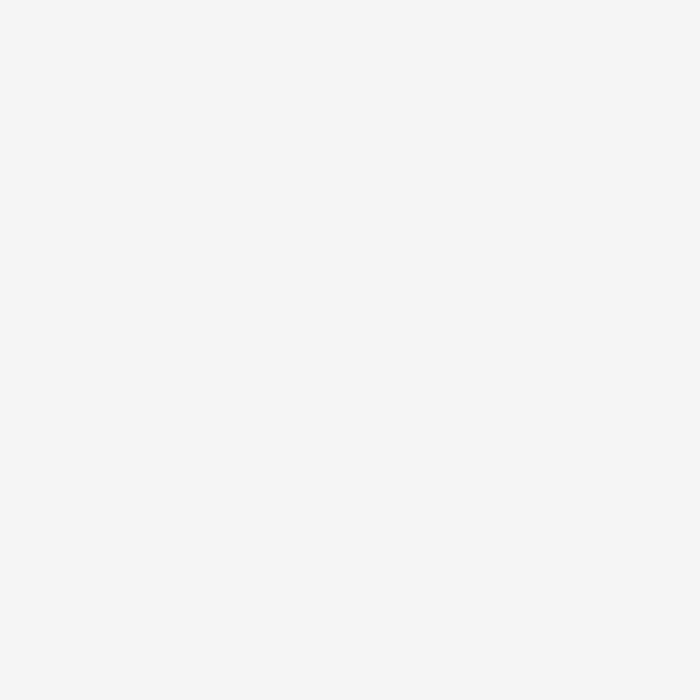
Frame 1 (no input)
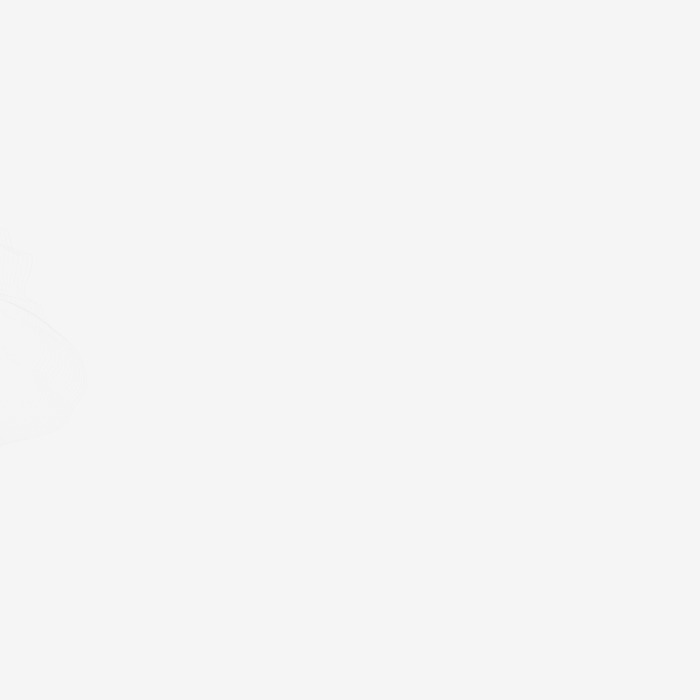
Frame 60 (no input)
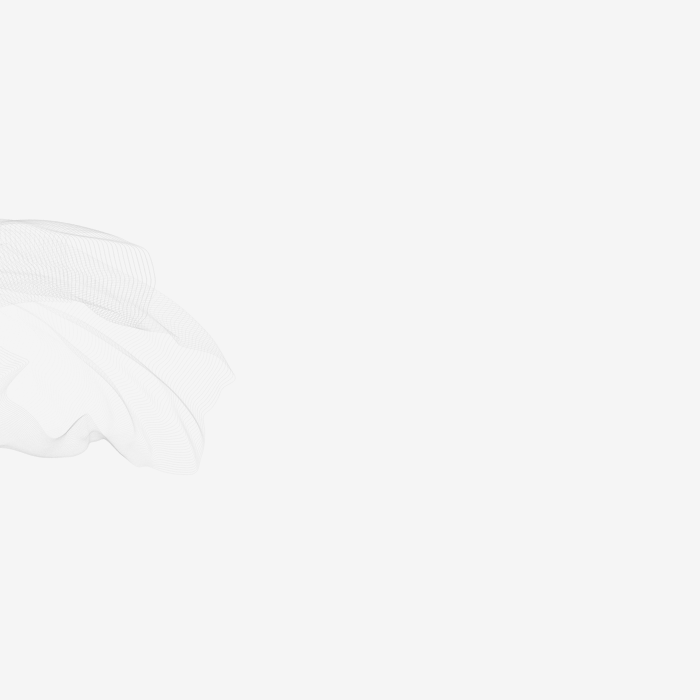
Frame 120 (the mouse pressed at the canvas centre since frame 60)

The p5.js sketch that drew these frames (run headless with seeded random() and noise() and a simulated clock; from frame 60 on, the mouse is pressed at the canvas centre):

// p5.js sketch
// ── sketch.js
var blob = [];
var t = 0;

function setup() {
  createCanvas(700, 700);
  background(245);
  colorMode(HSB, 100);
  for (var i = 0; i < 1; i++) {
    blob[i] = {
      c: 0.001,
      //blobColor: lerpColor(color(random(10, 100), 64, 66, 12), color(random(10, 100), 75, 86, 12), 1),
      //blobColor: color(87,64,66,12),
      //f: random(0.001, 0.02), //how fast it moves
      f: .02,
      //s: random(70,250), //size
      s: 75,
      r: 0,
      j: 0,
      k: random(1, 1.2),
      //k: .0001,
      //bx: random(width * .01, width * .99),
      //by: random(height * .01, height * .99),
      negX: random(-1, 1),
      negY: random(-1, 1),
      a: random(TWO_PI),
      //ma: random(.0001, .001),
      ma: .02,
      init: function() {
        if (this.negX > 0) this.negX = 1;
        else this.negX = -1;
        if (this.negY > 0) this.negY = 1;
        else this.negY = -1;
      },
      drawblob: function() {
        push();
        translate(t*7-200,height/2); //moving center
        //translate(width/2,-t*7+900)
        //translate(height/2,width/2);
        rotate(this.a);
        this.a += this.ma;
        //translate((width/6),(height/6))
        //rotate((TWO_PI/this.k)+(t*.001))
        stroke(100-(t*.5),70);
        strokeWeight(.2);
        noFill();
        tempX = [];
        tempY = [];
        beginShape();
        for (var i = 0; i < this.s; i++) {
          var ang = map(i, 0, this.s, 0, TWO_PI);
          var piRad = map(i, 0, this.s, 0, PI);
          var rad = 3* this.s * noise(i*.1*(sin(piRad)), t * this.f); //decimal = disparity in distance between points
          var x = rad * cos(ang);
          var y = rad * sin(ang);
          curveVertex(x, y);
          tempX.push(x);
          tempY.push(y);
        }
        for (var i = 0; i < this.s/4; i++) {
          curveVertex(tempX[i], tempY[i]);
        }
        endShape();
        pop();
        if ((width / 2) + this.r > width) {
          this.negX = -1;
        }
        if ((width / 2 + this.r < 0)) {
          this.negX = 1;
        }
        this.r += .04*(this.negX * (noise(t + random(1, 5))));
        if ((height / 2) + this.j > height) {
          this.negY = -1;
        }
        if ((height / 2 + this.j < 0)) {
          this.negY = 1;
        }
        this.j += .3*(this.negY * (noise(t + random(1, 5)) * 2));
        this.c += .005;
      }
    }
  }
  for (var i = 0; i < blob.length; i++) {
    blob[i].init();
  }
}

function draw() {
  fill(255, 1.2);
  noStroke();
  //rect(0, 0, width, height);
  // if (frameCount % 10 == 0) {
  //   fill(255, 0);
  //   rect(0, 0, width, height);
  // }
  for (var i = 0; i < blob.length; i++) {
    blob[i].drawblob();
  }
  t += .35;
}
